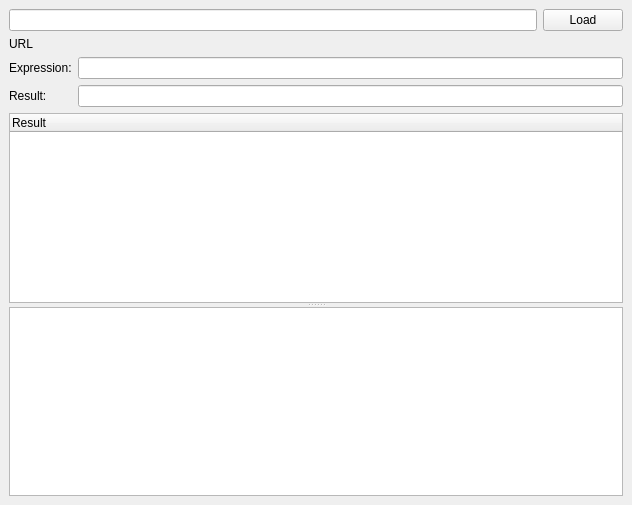
<?xml version="1.0" encoding="UTF-8"?>
<ui version="4.0">
 <class>MainWindow</class>
 <widget class="QMainWindow" name="MainWindow">
  <property name="geometry">
   <rect>
    <x>0</x>
    <y>0</y>
    <width>632</width>
    <height>505</height>
   </rect>
  </property>
  <property name="windowTitle">
   <string>Scrapy Selector Tester</string>
  </property>
  <widget class="QWidget" name="centralwidget">
   <layout class="QGridLayout" name="gridLayout_3">
    <item row="0" column="0">
     <layout class="QGridLayout" name="gridLayout_2">
      <item row="0" column="0">
       <widget class="QLineEdit" name="lineEdit"/>
      </item>
      <item row="0" column="1">
       <widget class="QPushButton" name="pushButton">
        <property name="text">
         <string>Load</string>
        </property>
        <property name="autoDefault">
         <bool>true</bool>
        </property>
       </widget>
      </item>
     </layout>
    </item>
    <item row="1" column="0">
     <widget class="QSplitter" name="splitter_2">
      <property name="orientation">
       <enum>Qt::Horizontal</enum>
      </property>
      <widget class="QWidget" name="verticalLayoutWidget_2">
       <layout class="QVBoxLayout" name="verticalLayout_2">
        <item>
         <widget class="QLabel" name="label">
          <property name="text">
           <string>URL</string>
          </property>
          <property name="wordWrap">
           <bool>true</bool>
          </property>
          <property name="openExternalLinks">
           <bool>true</bool>
          </property>
         </widget>
        </item>
        <item>
         <layout class="QGridLayout" name="gridLayout">
          <item row="0" column="0">
           <widget class="QLabel" name="label_2">
            <property name="text">
             <string>Expression:</string>
            </property>
           </widget>
          </item>
          <item row="0" column="1">
           <widget class="QLineEdit" name="lineEdit_2"/>
          </item>
          <item row="1" column="1">
           <widget class="QLineEdit" name="lineEdit_3">
            <property name="readOnly">
             <bool>true</bool>
            </property>
           </widget>
          </item>
          <item row="1" column="0">
           <widget class="QLabel" name="label_3">
            <property name="text">
             <string>Result:</string>
            </property>
           </widget>
          </item>
         </layout>
        </item>
        <item>
         <widget class="QSplitter" name="splitter">
          <property name="orientation">
           <enum>Qt::Vertical</enum>
          </property>
          <widget class="QTreeWidget" name="treeWidget">
           <column>
            <property name="text">
             <string>Result</string>
            </property>
           </column>
          </widget>
          <widget class="QPlainTextEdit" name="plainTextEdit"/>
         </widget>
        </item>
       </layout>
      </widget>
     </widget>
    </item>
   </layout>
  </widget>
  <widget class="QMenuBar" name="menubar">
   <property name="geometry">
    <rect>
     <x>0</x>
     <y>0</y>
     <width>632</width>
     <height>21</height>
    </rect>
   </property>
  </widget>
 </widget>
 <resources/>
 <connections/>
</ui>
